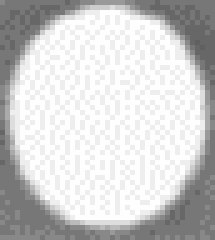
#> input picture 3_detection/data/fiducial.png, 43 x 48 px (shown 5 times larger)
$ jupyter execute --allow-errors 1_templatematching.ipynb   (shell and % lines are left out)
#> lines starting #> are read from the running program, lines starting #| are printed output that depends on the picture; after the words box and inside, x2 and y2 are one past the last pixel; in counts of white or black regions, pixels touching at a corner belong together
# Object detection

[cell 1]
# import libraries
import numpy as np
import cv2
import matplotlib.pyplot as plt
import os

## Template matching

[cell 2]
# load images

dataset_path = 'data/'

#load template image
logo = cv2.imread(os.path.join(dataset_path, 'fiducial.png'))
#> logo is the input picture: shape (48, 43, 3); min 96, max 254, mean 205.7
#logo = cv2.resize(logo, (0,0), fx=0.25, fy=0.25, interpolation=cv2.INTER_LINEAR);
logo = np.float32(cv2.cvtColor(logo, cv2.COLOR_BGR2RGB))/256.0
ch, w, h = logo.shape[::-1]
#> ch = 3; w = 43; h = 48

#load query image
#img1 = cv2.imread(os.path.join(dataset_path, 'map_planckendael.png'))
img1 = cv2.imread(os.path.join(dataset_path, 'pcb_1.png'))
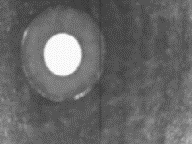
#> input picture 3_detection/data/pcb_1.png, 192 x 144 px
#> img1 is the input picture: shape (144, 192, 3); min 56, max 252, mean 103.8
#img1 = cv2.resize(img1, (0,0), fx=0.25, fy=0.25, interpolation=cv2.INTER_LINEAR);
img1 = np.float32(cv2.cvtColor(img1, cv2.COLOR_BGR2RGB))/256.0  # Convert from cv's BRG default color order to RGB

#plot images
plt.figure(figsize=(16, 8))
plt.subplot(221),plt.imshow(logo)
plt.subplot(222),plt.imshow(img1)
plt.show()
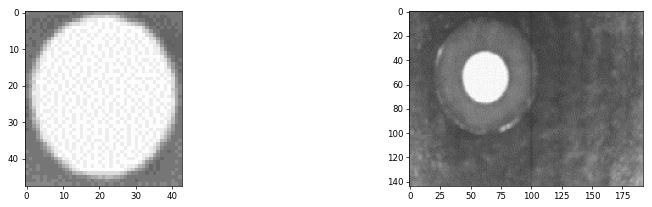
#> figure drawn by matplotlib, 2 panels

[cell 3]
#compute normalized cross correllation map
res = cv2.matchTemplate(img1,logo,cv2.TM_CCORR_NORMED)
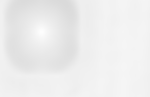
#> res: shape (97, 150) float32; min 0.856, max 0.994, mean 0.932
min_val, max_val, min_loc, max_loc = cv2.minMaxLoc(res)
#> min_val = 0.856; max_val = 0.994; min_loc = (64, 2); max_loc = (41, 31)
top_left = max_loc
#> top_left = (41, 31)
bottom_right = (top_left[0] + w, top_left[1] + h)
#> bottom_right = (84, 79)

#plot cross correllation heatmap
cv2.rectangle(img1,top_left, bottom_right, 255, 2)
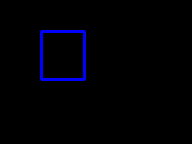
#> img1: shape (144, 192, 3) float32; mean B, G, R 5.4, 0.4, 0.4
plt.figure(figsize=(16, 16))
plt.imshow(res, cmap="coolwarm")
plt.show()

[cell 4]
#plot 3D heatmap
xx, yy = np.mgrid[0:res.shape[0], 0:res.shape[1]]

#> (the rest of this cell did not finish here and is left out)

[cell 5]
#now find multiple occurences
threshold = 0.99
loc = np.where( res >= threshold)
#> loc = 10 positions, rows 30 to 33, columns 40 to 42
print(loc)
#| (array([30, 30, 31, 31, 31, 32, 32, 32, 33, 33]), array([41, 42, 40, 41, 42, 40, 41, 42, 41, 42]))
print("found "+str(len(loc[0]))+" matches")
#| found 10 matches
for pt in zip(*loc[::-1]):
    cv2.rectangle(img1, pt, (pt[0] + w, pt[1] + h), 1.0, 2)
#> this loop made 10 passes
#> pt on passes 1 to 10: (41, 30), (42, 30), (40, 31), (41, 31), (42, 31), (40, 32), (41, 32), (42, 32), (41, 33), (42, 33)
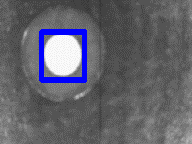
#> img1: shape (144, 192, 3) float32; 3.57% of pixels changed, all inside (x1, y1, x2, y2) = (39, 29, 87, 83)

#plot and save image
plt.figure(figsize=(16, 16))
plt.imshow(img1)
plt.show()
img1_save = cv2.cvtColor(img1*256, cv2.COLOR_RGB2BGR)
cv2.imwrite("result_playgrounds.png",img1_save)
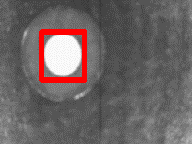
#> saved as result_playgrounds.png: shape (144, 192, 3); mean B, G, R 99.5, 99.5, 108.6
#> Out = True
